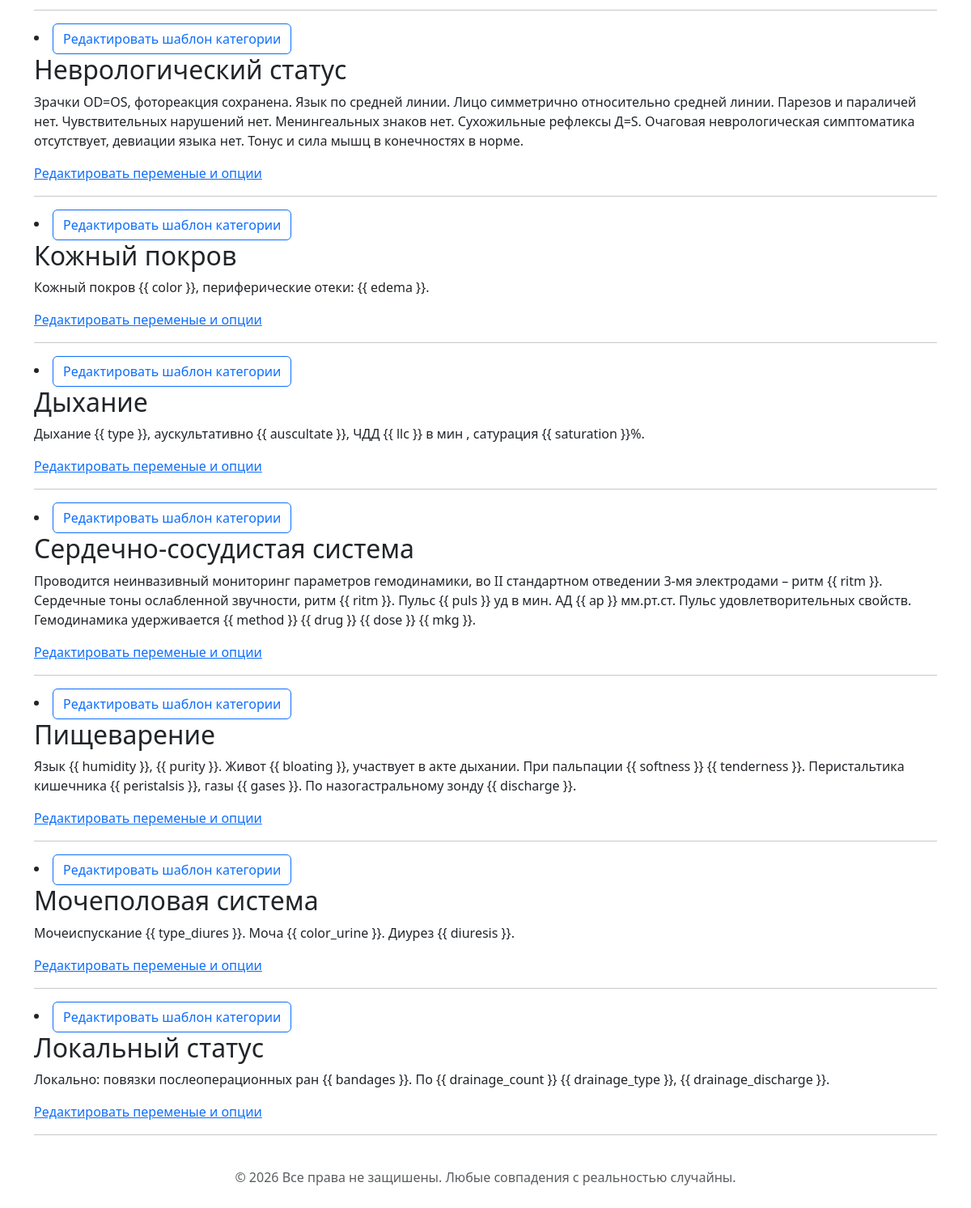
The page /categories (lower part) on the database as committed earlier.
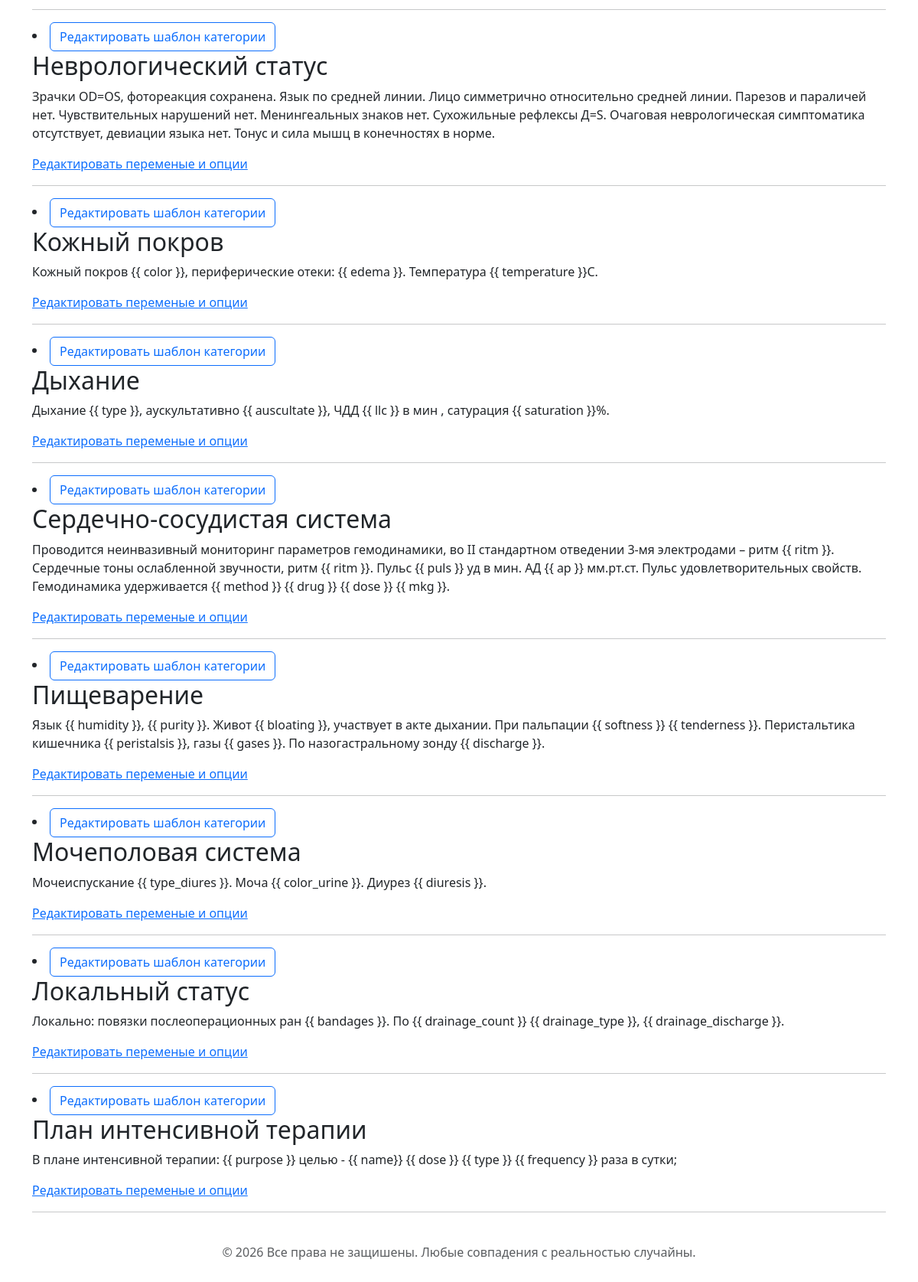
The same page on the database as committed later.
### app.py (models this page shows, shortened)
class Category(db.Model):
    __tablename__ = "category"
    id = db.Column(db.Integer, primary_key=True)
    name = db.Column(db.String(100), nullable=False)
    slug = db.Column(db.String(100), unique=True, nullable=False)
    order = db.Column(db.Integer, nullable=False)
    template = db.Column(db.Text, nullable=False)
    variables = db.relationship(
        "TemplateVariable", backref="category", cascade="all, delete-orphan"
    )

### app.py (the view)
@app.route("/categories")
def list_categories():
    categories = Category.query.all()
    return render_template("list_categories.html", categories=categories)

### templates/list_categories.html (shortened to what this page needs)
{% extends "base.html" %}
{% block content %}
{% for category in categories %}
  <div class="container">
    <li class="nav-item">
      <a class="btn btn-outline-primary" href="{{ url_for('edit_category', category_id=category.id) }}">Редактировать шаблон категории</a>
    </li>
    <h2>{{ category.name }}</h2>
    <p>{{ category.template }}</p>
    <a href="{{ url_for('view_category', category_id=category.id) }}">Редактировать переменые и опции</a>
  <hr>
  </div>
{% endfor %}
{% endblock content %}

Rows that differ between the two databases and show on the page:
changed Category "Кожный покров": template "Кожный покров {{ color }}, периферические отеки: {{ edema }}." → "Кожный покров {{ color }}, периферические отеки: {{ edema }}. Температура {{ temperature }}С."
added Category: name "План интенсивной терапии", template "В плане интенсивной терапии: {{ purpose }} целью - {{ name}} {{ dose }} {{ type }} {{ frequency }} раза в сутки;"
